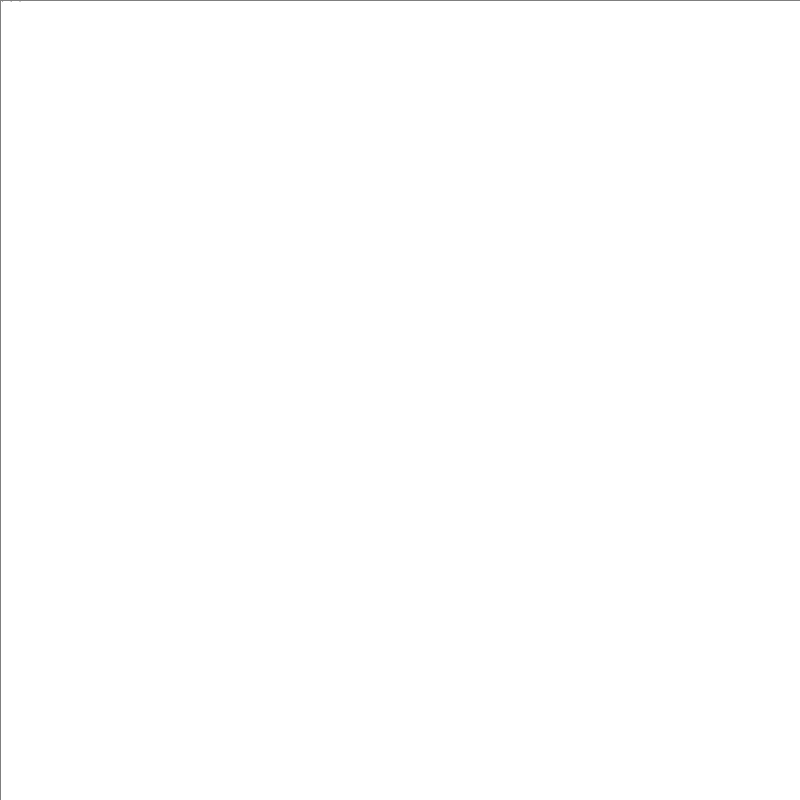
Frame 1 (no input)
Frame 60 (the mouse pressed at the canvas centre just before this capture): identical to frame 1, image omitted
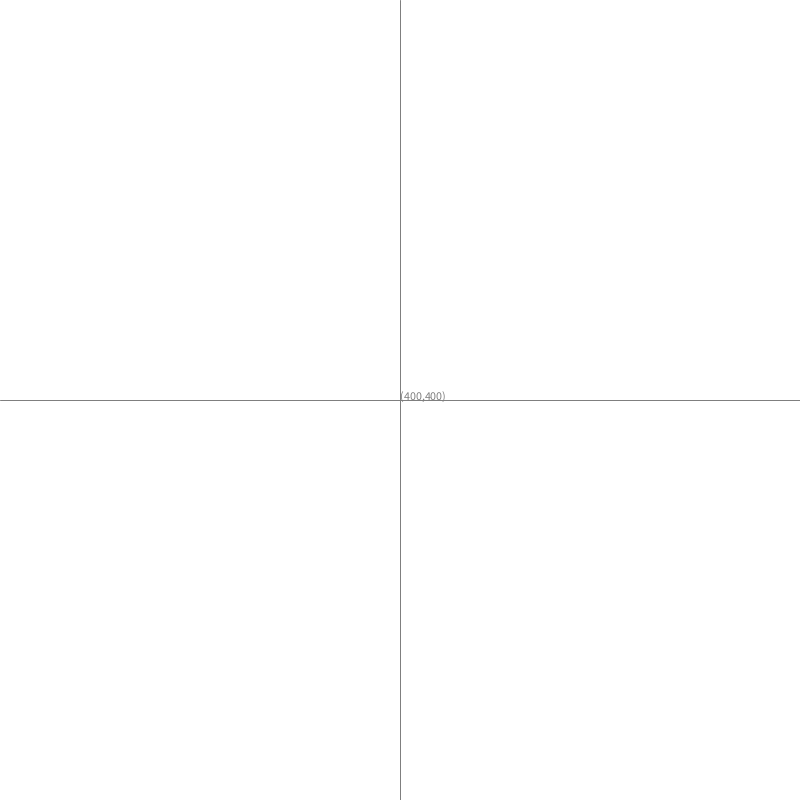
Frame 120 (the mouse held since frame 60 and released just before this capture)

The Processing sketch that drew these frames (run headless with seeded random() and noise(); from frame 60 on, the mouse is pressed at the canvas centre):

// Processing sketch: coordinateFinder
// ── coordinateFinder.pde
void setup() {
  size(800, 800);
  background(255);
  frameRate(5);
}

void draw() {
  
  background(255);
  
  whereAmI();
  
  //println("Mouse X: "+mouseX+", Mouse Y: "+mouseY);
  
}

void whereAmI(){
  stroke(127);
  line(mouseX,0,mouseX,height);
  line(0, mouseY, width, mouseY);
  fill(127);
  String text = "("+mouseX+","+mouseY+")";
  text(text, mouseX, mouseY);
}
